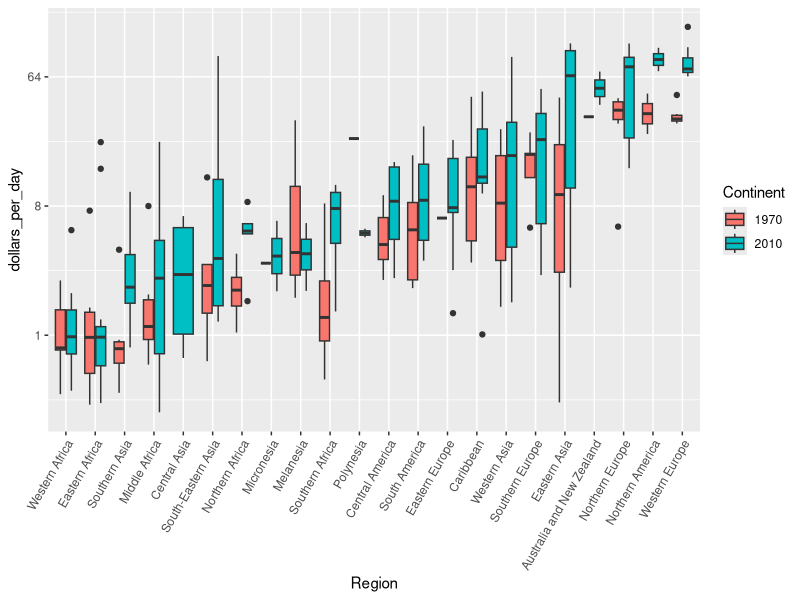

Write R code to recreate this figure.
library(tidyverse)
library(dslabs)
data("gapminder")
gapminder%>%filter(year%in%c(1970,2010)&!is.na(gdp))%>%
  mutate(dollars_per_day=gdp/population/365)%>%
  mutate(region=reorder(region,dollars_per_day,FUN=median))%>%
    ggplot(aes(region,dollars_per_day))+
  geom_boxplot(aes(fill=factor(year)))+
  theme(axis.text.x =element_text(angle=60,hjust=1))+
  xlab("Region")+scale_fill_discrete("Continent")+
  scale_y_continuous(trans="log2")
   
  
